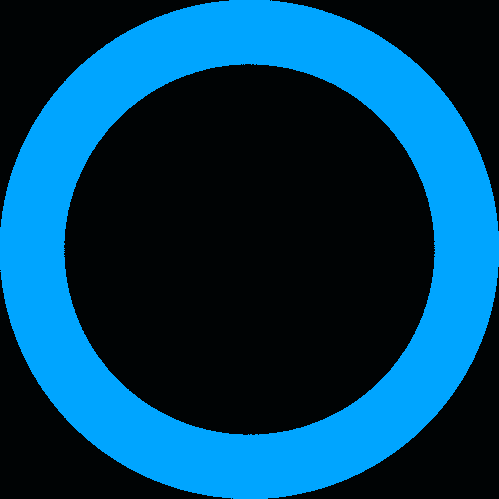
#> input picture WeiXinMicro-project/internet-control/src/assets/joystick_bg.png, 499 x 499 px, given in place of the camera
$ python main.py
#> lines starting #> are read from the running program, lines starting #| are printed output that depends on the picture; after the words box and inside, x2 and y2 are one past the last pixel; in counts of white or black regions, pixels touching at a corner belong together
#!/usr/bin/python
# -*- coding: utf-8 -*-
"""
Created on 2022-05-03 20:41
The last revision time on 2022-02-18 10:20

@author: ZhangKaiyang
@QQ: 3173244086
"""

import cv2
import serial
import tkinter
import numpy as np
from matplotlib import pyplot as plt

a = tkinter.Tk(screenName=':1.0')  # 树莓派默认显示设备
# ser = serial.Serial('com3', 115200, timeout=1)  # 使用USB连接串行口,发送数据给stm32
lower_blue = np.array([50, 50, 200])  # 规定寻找物体色彩最低阈值
upper_blue = np.array([130, 255, 255])  # 规定寻找物体色彩最高阈值

def show_img(img, figsize=(6, 6)):  # 显示拉普拉斯变换后的图像
    plt.figure(figsize=figsize)
    plt.imshow(img)
    plt.axis('off')

def Coordinate(frame):  # 找出边缘，并返回图像中心坐标
    frame_ab = frame.copy()      # 复制一份图像
    # 对图像执行harris
    Harris_detector = cv2.cornerHarris(frame_ab, 2, 3, 0.04)
    # 腐蚀harris结果
    dst = cv2.dilate(Harris_detector, None)
    # 设置阈值
    thres = 0.01 * dst.max()
    frame_ab[dst > thres] = 255
    frame_ab[dst < thres] = 0
    # show_img(frame_ab)
    # 形态学处理
    kernel = cv2.getStructuringElement(cv2.MORPH_RECT, (3, 3))
    frame_opened = cv2.morphologyEx(frame_ab, cv2.MORPH_CLOSE, kernel, iterations=8)  # 开运算1
    # show_img(frame_opened)
    # 边缘检测处理
    frame_edge = cv2.Canny(frame_opened, 50, 200)
    plt.figure(figsize=(16, 5))
    plt.subplot(121)
    # plt.imshow(frame_edge) 将图像存入要显示的图像中
    # 从拉普拉斯变换好的图像中寻找边缘，然后在原图中绘制边框
    contours, hierarchy = cv2.findContours(frame_edge, cv2.RETR_LIST, cv2.CHAIN_APPROX_SIMPLE)
    frame_rec = frame.copy()    # 复制一份
    # 寻找边缘
    if not contours:  # 没找到，返回固定坐标
        # plt.imshow(frame_rec)
        # plt.show()
        cv2.imshow('finally',frame)
        Coordinate_X = 0
        Coordinate_Y = 0
    else:  # 找到边缘
        # [5 lines of commented-out code are left out]
        x, y, w, h = cv2.boundingRect(contours[0])  # 获取最小包围矩形的边长及坐标数据
        # 写出绘制边框要用的数组
        brcnt = np.array([[x, y], [x + w, y], [x + w, y + h], [x, y + h]])
        # 在原图上绘制边框
        cv2.drawContours(frame, [brcnt], -1, (255, 255, 255), 2)
        cv2.imshow('finally',frame)
        # 处理返回坐标
        Coordinate_X = ((2*x)+w)/2
        Coordinate_Y = ((2*y)+h)/2
        # 显示图像
        plt.subplot(122)
        # plt.imshow(frame_rec)     //将图像存入要显示的图像中
        # plt.show()              //展示所有图像
    return Coordinate_X, Coordinate_Y


def SerialTransmission():   # 数据发送函数
    # 由于传输的是两个数据，要让STM32能够识别到分别是X, Y的数据，必须加上相关标志位，然后在STM32上对标志位写处理协议
    data = '#' + str(X) + '$' + str(Y) + '\r\n'
    # 发送数据
#    ser.write(data.encode())


if __name__ == "__main__":  # 主运行函数
    cap = cv2.VideoCapture(0)  # 打开摄像头
#   ser.open()  # 打开串口
    while cap.isOpened():  # 当摄像头成功打开后
        ret, RGB = cap.read()  # 读取图像,捕捉帧，捕捉成功后ret为True，否则为False，RGB为读取的图像
#> RGB is the input picture: shape (499, 499, 3); mean B, G, R 93.1, 60.5, 0
        RGB_Mirror = cv2.flip(RGB, 1)  # 对图像取镜像，保证画面一致性
        # 将RGB图像转化为HSV图像格式
        HSV = cv2.cvtColor(RGB_Mirror, cv2.COLOR_BGR2HSV)
#> HSV: shape (499, 499, 3); mean H, S, V 99.1, 255, 93.1
        gray = cv2.cvtColor(HSV, cv2.COLOR_BGR2GRAY)   # 图像处理为灰度图，否则无法寻找边缘
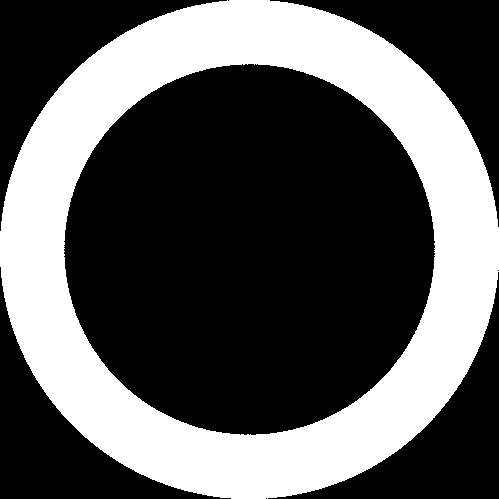
#> gray: shape (499, 499); values 162 (black) and 237 (white), 35.5% white; 1 white region, box (x1, y1, x2, y2) and area: (0, 0, 499, 499) 88402
        # 获取坐标数据
        X, Y = Coordinate(gray)
#> in Coordinate, `Harris_detector = cv2.cornerHarris(frame_ab, 2, 3, 0.04)`:
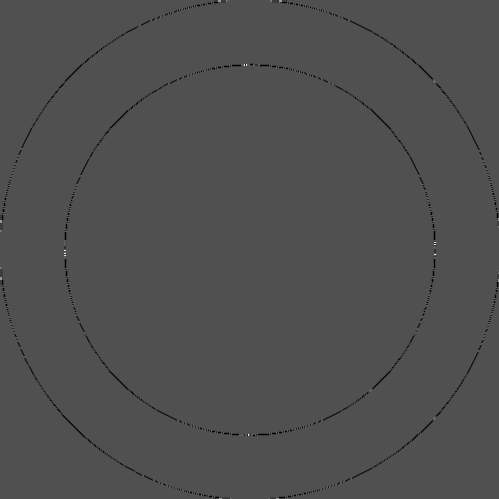
#> Harris_detector: shape (499, 499) float32; min -0.000299, max 0.00065, mean -2.27e-06; drawn with min black and max white
#> in Coordinate, `dst = cv2.dilate(Harris_detector, None)`:
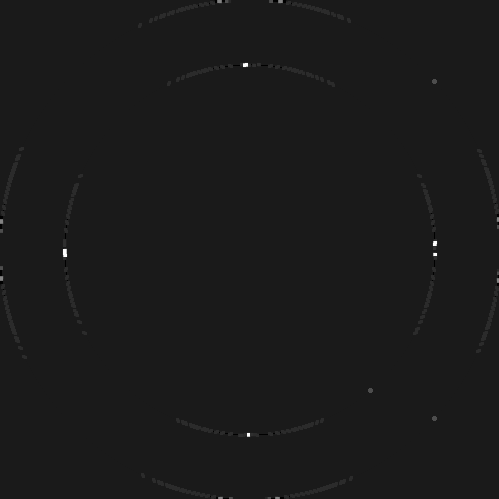
#> dst: shape (499, 499) float32; min -7.48e-05, max 0.00065, mean 1.12e-06; drawn with min black and max white
#> in Coordinate, `thres = 0.01 * dst.max()`: thres = 6.5e-06
#> in Coordinate, `frame_ab[dst > thres] = 255`:
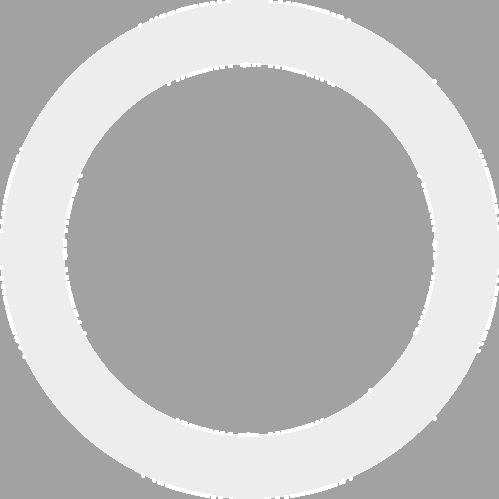
#> frame_ab: shape (499, 499); 1.85% of pixels changed, all inside (x1, y1, x2, y2) = (0, 0, 499, 499)
#> in Coordinate, `frame_ab[dst < thres] = 0`:
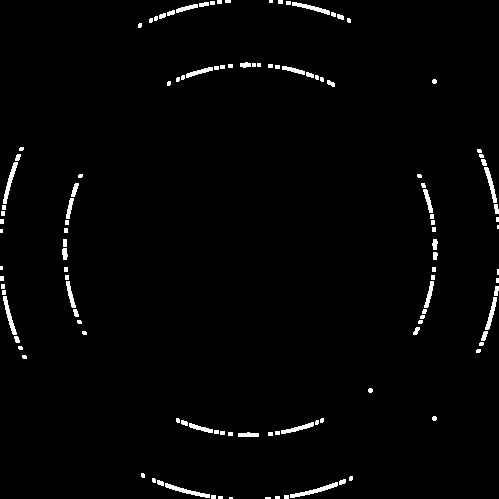
#> frame_ab: shape (499, 499); 1.8% white; 119 white regions (42 under 20 px), largest, box (x1, y1, x2, y2) and area: (290, 482, 338, 498) 207, (165, 483, 210, 498) 193, (3, 162, 18, 204) 184
#> in Coordinate, `frame_opened = cv2.morphologyEx(frame_ab, cv2.MORPH_CLOSE, kernel, ite..`:
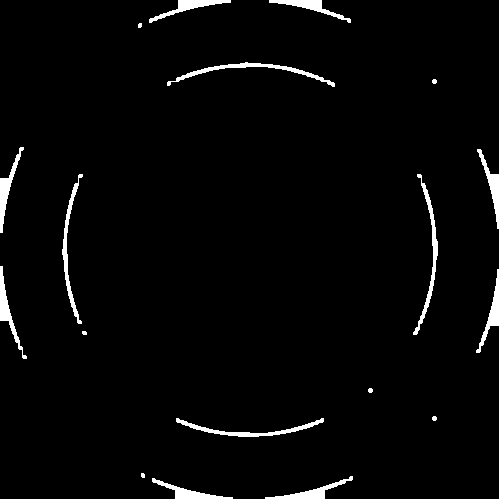
#> frame_opened: shape (499, 499); 2.6% white; 18 white regions (3 under 20 px), largest, box (x1, y1, x2, y2) and area: (167, 62, 335, 87) 672, (413, 174, 438, 335) 653, (176, 418, 324, 437) 612
#> in Coordinate, `frame_edge = cv2.Canny(frame_opened, 50, 200)`:
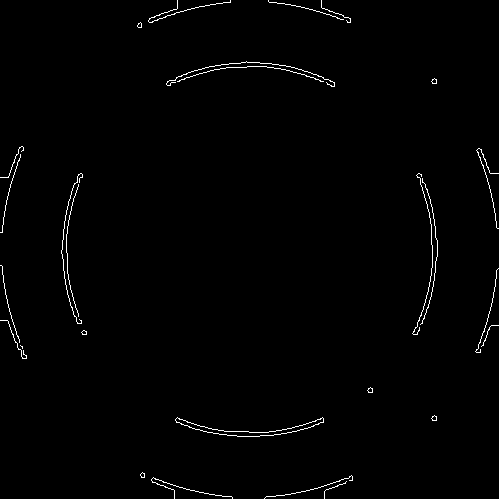
#> frame_edge: shape (499, 499); 0.98% white in thin lines or dots
#> in Coordinate, `contours, hierarchy = cv2.findContours(frame_edge, cv2.RETR_LIST, cv2...`: contours = 34 contours, 32 with area under 20; largest, box (x1, y1, x2, y2) and area: (175, 417, 324, 437) 612, (175, 417, 324, 437) 603
#> in Coordinate, `x, y, w, h = cv2.boundingRect(contours[0])`: x = 324; y = 481; w = 23; h = 18
#> in Coordinate, `brcnt = np.array([[x, y], [x + w, y], [x + w, y + h], [x, y + h]])`: brcnt = [[324, 481], [347, 481], [347, 499], [324, 499]]
#> in Coordinate, `Coordinate_X = ((2*x)+w)/2`: Coordinate_X = 335.5
#> in Coordinate, `Coordinate_Y = ((2*y)+h)/2`: Coordinate_Y = 490
#> X = 335.5; Y = 490
        # 发送数据
        SerialTransmission()
        # 监视器打印物体坐标
        print([X, Y])
#| [335.5, 490.0]
        c = cv2.waitKey(1)
#> (key Esc is pressed here)
        if c == 27:
            break
#    ser.close()  # 关闭串口
    cap.release()   # 释放视频
    cv2.destroyAllWindows()     # 关闭所有窗口
